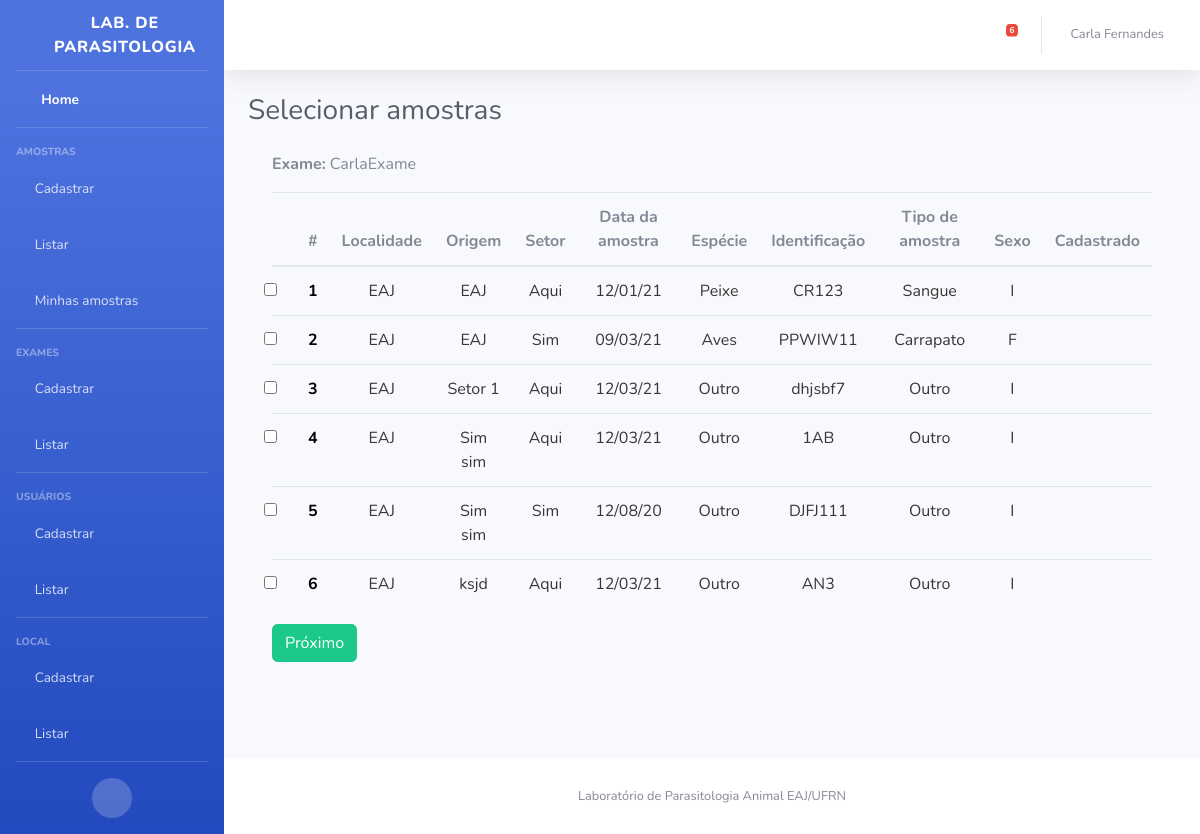
The page /exame/cadastrar_multiplos_resultados/0/12 (signed in) on the database as committed earlier.
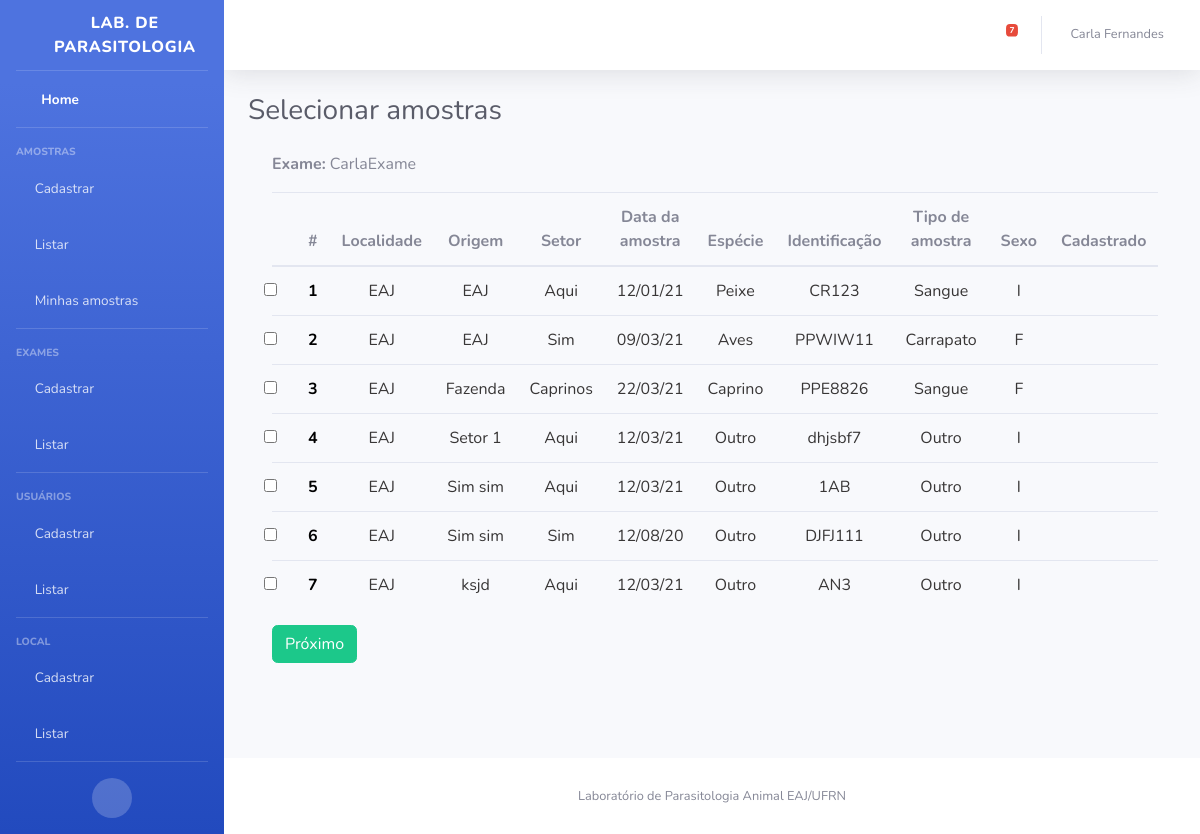
The same page on the database as committed later.
### Amostra/models.py (models this page shows, shortened)
class Amostra(models.Model):
    identificacao = models.CharField(max_length=10)
    origem = models.CharField(max_length=200)
    responsavel = models.ForeignKey(User, on_delete=models.CASCADE, null = True, related_name='amostras')
    localidade = models.ForeignKey(Local, on_delete=models.CASCADE, null = True, related_name='local')
    setor = models.CharField(max_length=200)
    data_coleta = models.DateField(default=date.today)
    tipo_amostra = models.CharField(max_length=2, choices=TIPOS_AMOSTRA, default='OU')
    especie_animal = models.CharField(max_length=2, choices=ESPECIES_ANIMAIS,default='OU')
    sexo_animal = models.CharField(max_length=1, choices=SEXO, default='I')
    status = models.BooleanField(default=True)
    exames = models.ManyToManyField(Exame, through='RealizacaoExame')
    created_at = models.DateField(default=date.today, null=True, blank=True)
    class Meta:
        ordering = ['-data_coleta','origem','localidade','setor','especie_animal','identificacao','tipo_amostra']

### Local/models.py (models this page shows)
class Local(models.Model):
    nome = models.CharField(max_length=200)
    def __str__(self):
        return self.nome

### Exame/views.py (the view)
# urls.py: path('cadastrar_multiplos_resultados/<int:fase>/<int:pk>', views.cadastrar_multiplos_resultados, name='cadastrar_multiplos_resultados'),
@login_required
def cadastrar_multiplos_resultados(request, fase, pk):
    exame = Exame.objects.filter(pk=pk)[0]
    if request.method == 'POST':
        if fase==0:
            id_amostras_selecionadas = request.POST.getlist('amostras')
            amostras_selecionadas = []
            for amostra_id in id_amostras_selecionadas:
                amostras_selecionadas.append(Amostra.objects.filter(id=int(amostra_id))[0])
            resultados_exame = ResultadoExame.objects.filter(exame=exame)
            return render(request, 'Exame/cadastrar_multiplos_resultados.html',
                {'amostras_selecionadas': amostras_selecionadas, 'exame': exame,
                'resultados_exame': resultados_exame, 'data_atual': date.today()})
        else:
            resultados_numericos = request.POST.getlist('resultados_num')
            resultados_textuais = request.POST.getlist('resultados_tex')
            id_amostras = request.POST.getlist('id_amostra')
            for index, id_amostra in enumerate(id_amostras):
                amostra = Amostra.objects.filter(id=id_amostra)[0]
                if (exame.tipo_resultado=="NUM"):
                    realizacao_exame = RealizacaoExame(exame=exame, amostra=amostra,
                                                        resultado_numerico=int(resultados_numericos[index]),
                                                        data=request.POST.get('date'))
                    realizacao_exame.save()
                else:
                    realizacao_exame = RealizacaoExame(exame=exame, amostra=amostra,
                                                        resultado_textual=resultados_textuais[index],
                                                        data=request.POST.get('date'))
                    realizacao_exame.save()
            return redirect('amostra:listar')
    else:
        if fase==0:
            lista_amostras = Amostra.objects.filter(status=True).order_by('localidade', 'origem', 'setor')
            return render(request, 'Exame/selecionar_amostras.html', {'lista_amostras': lista_amostras, 'exame': exame})
        else:
            pass

### Amostra/context_processors.py (called while the page is built)
def amostras_pendentes(request):
    if (request.user.is_authenticated):
        amostras = Amostra.objects.filter(
            responsavel=request.user, status=True,
            data_coleta__lte = date.today()- timedelta(days=10))
    else:
        amostras = Amostra.objects.filter(
            status=True,
            data_coleta__lte = date.today()- timedelta(days=10))
    return {
        'amostras_pendentes_count': amostras.count(),
        'amostras_pendentes': amostras.order_by('data_coleta')
    }

### templates/Exame/selecionar_amostras.html (shortened to what this page needs)
{% extends "base.html" %}
{% load bootstrap4 %}
{% block titulo %}
Selecionar amostras
{% endblock %}
{% block content %}
    <div class="container">
        <p><strong>Exame:</strong> {{ exame.nome }}</p>
        <form method="POST">
            <table id="amostraDT" class="table" cellspacing="0" width="100%">
            <thead >
                <th></th>
                <th scope="col">#</th>
                <th><center>Localidade</center></th>
                <th><center>Origem</center></th>
                <th><center>Setor</center></th>
                <th><center>Data da amostra</center></th>
                <th><center>Espécie</center></th>
                <th><center>Identificação</center></th>
                <th><center>Tipo de amostra</center></th>
                <th><center>Sexo</center></th>
                <th><center>Cadastrado</center></th>
            </thead>
              <tbody>
            {% for amostra in lista_amostras %}
                {% if amostra.created_at <= dez and amostra.created_at > quinze %}
                    <tr class="table-warning">
                {% elif amostra.created_at <= quinze %}
                    <tr class="table-danger">
                {% else %}
                    <tr>
                {% endif %}
                        <th><input class="form-check-input" type="checkbox" name="amostras" value="{{amostra.id}}" id="option{{amostra.id}}"></th>
                        <th scope="row"><font color="black"> <center>{{ forloop.counter }}</center></font></th>
                        <td><font color=#383636><center>{{ amostra.localidade }}</center></font></td>
                        <td><font color=#383636><center>{{ amostra.origem }}</center></font></td>
                        <td><font color=#383636><center>{{ amostra.setor }}</center></font></td>
                        <td><font color=#383636><center>{{ amostra.data_coleta|date:"d/m/y" }}</center></font></td>
                        <td><font color=#383636><center>{{ amostra.get_especie_animal_display }}</center></font></td>
                        <td><font color=#383636><center>{{ amostra.identificacao }}</center></font></td>
                        <td><font color=#383636><center>{{ amostra.get_tipo_amostra_display }}</center></font></td>
                        <td><font color=#383636><center>{{ amostra.sexo_animal }}</center></font></td>
                        <td><font color=#383636>
                            <center>
                                {% if exame in amostra.exames.all %}
                                    <i class="fas fa-check" style="color:green"></i>
                                {% else %}
                                    <i class="fas fa-times" style="color:red"></i>
                                {% endif %}
                            </center>
                            </font>
                        </td>
                    </tr>
            {% endfor %}
            </tbody>
          </table>
          <input type="submit" class="btn btn-success" value="Próximo">
        </form>
    </div>
{% endblock %}

### templates/base.html (shortened to what the changed rows need)
<!DOCTYPE html>
<html lang="en">
{% load static %}
<head>
  <link href="{% static 'vendor/fontawesome-free/css/all.min.css' %}" rel="stylesheet" type="text/css">
  <link rel="stylesheet" type="text/css" href="{% static 'css/sb-admin-2.css' %}" />
</head>
<body id="page-top">
  <div id="wrapper">
     {% if user.is_authenticated %}
    <ul class="navbar-nav bg-gradient-primary sidebar sidebar-dark accordion" id="accordionSidebar">
      <a class="sidebar-brand d-flex align-items-center justify-content-center" href="{% url 'home:home' %}">
        <div class="sidebar-brand-icon rotate-n-15">
          <i class="fas fa-microscope"></i>
        </div>
        <div class="sidebar-brand-text mx-3">Lab. de Parasitologia</div>
      </a>
      <hr class="sidebar-divider my-0">
      <li class="nav-item active">
        <a class="nav-link" href="{% url 'amostra:home' %}">
          <i class="fas fa-fw fa-tachometer-alt"></i>
          <span>Home</span></a>
      </li>
      <hr class="sidebar-divider">
      <div class="sidebar-heading">
        Amostras
      </div>
      <li class="nav-item">
        <a class="nav-link collapsed" href="{% url 'amostra:adicionar' %}">
          <i class="fas fa-plus"></i>
          <span>Cadastrar</span>
        </a>
      </li>
      <li class="nav-item">
        <a class="nav-link collapsed" href="{% url 'amostra:listar' %}">
          <i class="fas fa-vials"></i>
          <span>Listar</span>
        </a>
      </li>
      <li class="nav-item">
        <a class="nav-link collapsed" href="{% url 'amostra:listarAmostraUser' pk=user.pk %}">
          <i class="fas fa-vial"></i>
          <span>Minhas amostras</span>
        </a>
      </li>
      <hr class="sidebar-divider">
      <div class="sidebar-heading">
        Exames
      </div>
      {% if user.is_superuser %}
      <li class="nav-item">
        <a class="nav-link collapsed" href="{% url 'exame:cadastrar' %}">
          <i class="fas fa-plus"></i>
          <span>Cadastrar</span>
        </a>
      </li>
      <li class="nav-item">
        <a class="nav-link collapsed" href="{% url 'exame:ListarExame' %}">
          <i class="fas fa-clipboard-list"></i>
          <span>Listar</span>
        </a>
      </li>
       <hr class="sidebar-divider">
       <div class="sidebar-heading">
        Usuários
      </div>
      <li class="nav-item">
        <a class="nav-link collapsed" href="{% url 'usuario:cadastrar' %}">
          <i class="fas fa-plus"></i>
          <span>Cadastrar</span>
        </a>
      </li>
      <li class="nav-item">
        <a class="nav-link collapsed" href="{% url 'usuario:listar' %}">
          <i class="fas fa-users"></i>
          <span>Listar</span>
        </a>
      </li>
       <hr class="sidebar-divider">
      <div class="sidebar-heading">
        Local
      </div>
      <li class="nav-item">
        <a class="nav-link collapsed" href="{% url 'local:cadastrarLocal' %}">
          <i class="fas fa-plus"></i>
          <span>Cadastrar</span>
        </a>
      </li>
      <li class="nav-item">
        <a class="nav-link collapsed" href="{% url 'local:listarLocal' %}">
          <i class="fa fa-clipboard-list"></i>
          <span>Listar</span>
        </a>
      </li>
      {% endif %}
      <hr class="sidebar-divider d-none d-md-block">
      <div class="text-center d-none d-md-inline">
        <button class="rounded-circle border-0" id="sidebarToggle"></button>
      </div>
    </ul>
    <div id="content-wrapper" class="d-flex flex-column">
      <div id="content">
        <nav class="navbar navbar-expand navbar-light bg-white topbar mb-4 static-top shadow">
          <ul class="navbar-nav ml-auto">
            <li class="nav-item dropdown no-arrow mx-1">
              <a class="nav-link dropdown-toggle" href="#" id="alertsDropdown" role="button" data-toggle="dropdown" aria-haspopup="true" aria-expanded="false">
                <i class="fas fa-bell fa-fw"></i>
                <span class="badge badge-danger badge-counter">{{ amostras_pendentes_count }}</span>
              </a>
            </li>
            <li class="nav-item dropdown no-arrow">
              <a class="nav-link dropdown-toggle" href="#" id="userDropdown" role="button" data-toggle="dropdown" aria-haspopup="true" aria-expanded="false">
                <span class="mr-2 d-none d-lg-inline text-gray-600 small">{{user.first_name}} {{user.last_name}}</span>
              </a>
            </li>
          </ul>
        </nav>
        {% endif %}
        <div class="container-fluid">
          <div class="d-sm-flex align-items-center justify-content-between mb-4">
            <h1 class="h3 mb-0 text-gray-800">
              {% block titulo %}
              {% endblock %}
            </h1>
          </div>
          {% block content %}{% endblock %}
        </div>
      </div>
    </div>
  </div>
</body>
</html>

Rows that differ between the two databases and show on the page:
added Amostra: localidade "EAJ", origem "Fazenda", setor "Caprinos", data_coleta "22/03/21", especie_animal "Caprino", identificacao "PPE8826", tipo_amostra "Sangue", sexo_animal "F"
Other text that changed with them:
{{ amostras_pendentes_count }}: "6" → "7"
